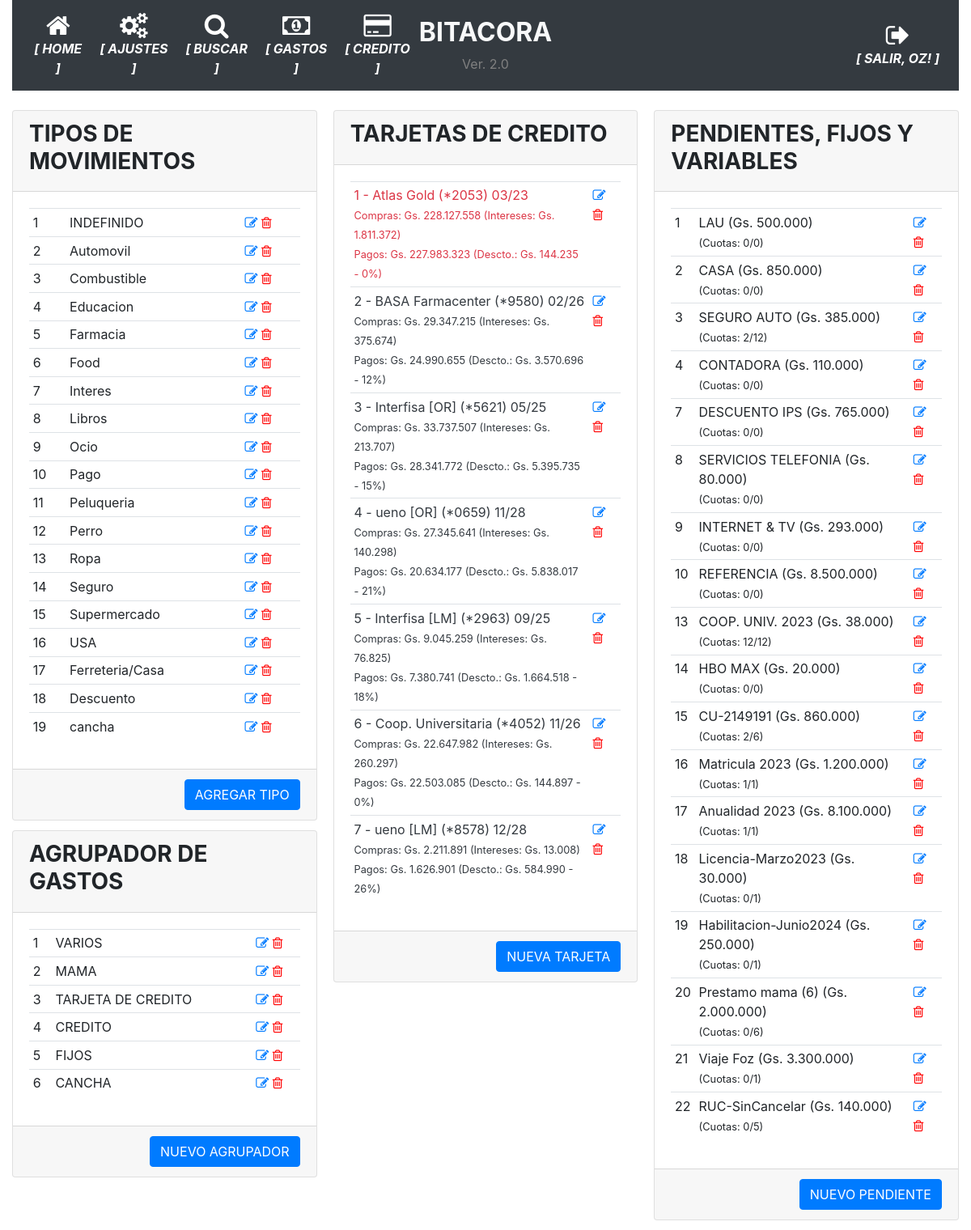
Before: /parametrico (signed in) with the older database file.
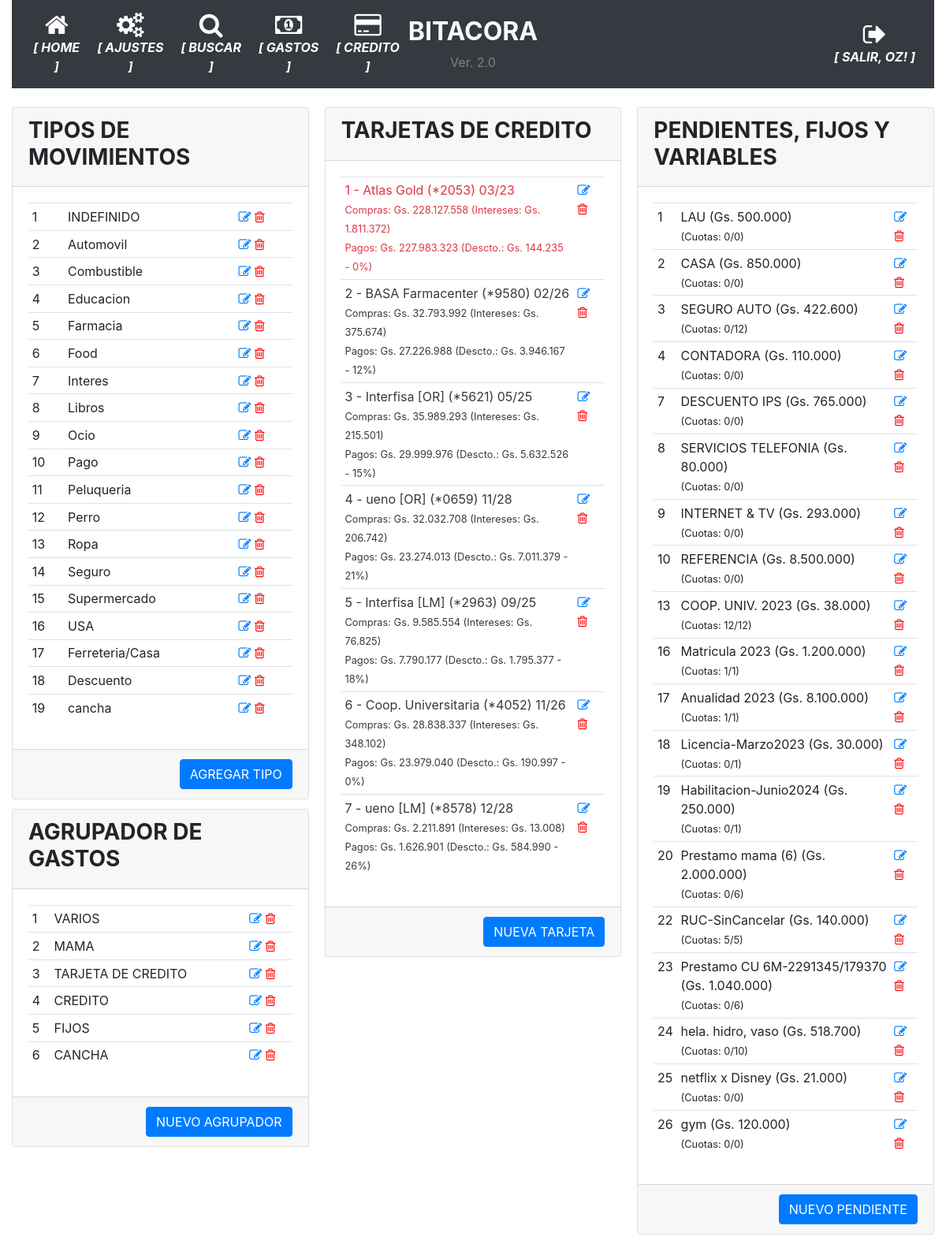
After: the same page with the newer database file.
### app/models.py (models this page shows, shortened)
class User(UserMixin, db.Model):
    id = db.Column(db.Integer, primary_key=True)
    username = db.Column(db.String(64), index=True, unique=True)
    email = db.Column(db.String(120), index=True, unique=True)
    password_hash = db.Column(db.String(128))
    perfil = db.Column(db.String(128))

class TiposMovimiento(db.Model):
    __tablename__='tipos_movimiento'
    id = db.Column(db.Integer, primary_key=True)
    tipo = db.Column(db.String(100), nullable=False)

class AgrupadorGastos(db.Model):
    __tablename__='agrupador_gastos'
    id = db.Column(db.Integer, primary_key=True)
    agrupador = db.Column(db.String(100), nullable=False)

class Tarjetas(db.Model):
    __tablename__='tarjetas'
    id = db.Column(db.Integer, primary_key=True)
    banco = db.Column(db.String(100), nullable=False)
    numero = db.Column(db.String(100), nullable=False)
    vencimiento = db.Column(db.String(10), nullable=False)
    estado = db.Column(db.Boolean, server_default=u'False')

class DeudasPendientes(db.Model):
    __tablename__='deudas_pendientes'
    id = db.Column(db.Integer, primary_key=True)
    descripcion = db.Column(db.String(100), nullable=False)
    monto = db.Column(db.Integer)
    estado = db.Column(db.Boolean, server_default=u'False')
    cuotas = db.Column(db.Integer)
    cuotas_pagadas = db.Column(db.Integer)
    id_agrupador = db.Column(db.Integer, nullable=True)

### app/routes.py (the view)
@app.route('/parametrico', methods=['GET', 'POST'])
@login_required
def parametrico():
    tipos_movimiento = TiposMovimiento.query.all()
    agrupador_gastos = AgrupadorGastos.query.all()
    gastos_fijos = DeudasPendientes.query.all()
    tarjetas = resumenes_tarjeta_macro() # Tarjetas.query.all()
    return render_template('parametrico.html', tipos_movimiento=tipos_movimiento, agrupador_gastos=agrupador_gastos, gastos_fijos=gastos_fijos, tarjetas=tarjetas)

### app/models.py (called while the page is built)
@login.user_loader
def load_user(id):
    return User.query.get(int(id))

### app/utilitarios.py (called while the page is built)
def resumenes_tarjeta_macro():
    estados = []
    for tarjeta in Tarjetas.query.all():
        compras, pagos, descuentos, intereses = balance_puntual_tarjeta(tarjeta.id)
        if compras != 0:
            porcentaje_descuento = int((descuentos * 100) / compras)
        else:
            porcentaje_descuento = 0
        estados.append({'id':tarjeta.id, 'banco': tarjeta.banco, 'numero': tarjeta.numero, 'vencimiento': tarjeta.vencimiento, 'estado': tarjeta.estado, 'compras': compras, 'pagos': pagos, 'descuentos': descuentos, 'intereses': intereses, 'porcentaje': porcentaje_descuento})
    return estados

### app/templates/parametrico.html (shortened to what this page needs)
{% extends "base.html" %}
{% block main %}
<div class="card-columns">
    <div class="card">
        <div class="card-header">
            <h3><strong>TIPOS DE MOVIMIENTOS</strong></h3>
        </div>
        <div class="card-body">
            <div>
                <table class="table table-sm">
                    {% for tipo in tipos_movimiento %}
                    <tr>
                        <td>{{ tipo.id }}</td>
                        <td>{{ tipo.tipo }}</td>
                        <td class="align-self-end">
                            <a href="{{ url_for('modificar_parametrico', parametrico_id=tipo.id, origen='TIPOS') }}"><i class="fa fa-pencil-square-o"></i></a>
                            <a href="{{ url_for('borrar_parametrico', parametrico_id=tipo.id, origen='TIPOS') }}" style="color:red"><i class="fa fa-trash-o"></i></a>
                        </td>
                    </tr>
                    {% endfor %}
                </table>
            </div>
        </div>
        <div class="card-footer text-muted text-right">
            <a href="{{ url_for('nuevo_parametrico', origen='TIPOS') }}" class="btn btn-primary">AGREGAR TIPO</a>
        </div>
    </div>
    <div class="card">
        <div class="card-header">
            <h3><strong>AGRUPADOR DE GASTOS</strong></h3>
        </div>
        <div class="card-body">
            <div>
                <table class="table table-sm">
                    {% for agrupador in agrupador_gastos %}
                    <tr>
                        <td>{{ agrupador.id }}</td>
                        <td>{{ agrupador.agrupador }}</td>
                        <td class="align-self-end">
                            <a href="{{ url_for('modificar_parametrico', parametrico_id=agrupador.id, origen='AGRUPADORES') }}"><i class="fa fa-pencil-square-o"></i></a>
                            <a href="{{ url_for('borrar_parametrico', parametrico_id=agrupador.id, origen='AGRUPADORES') }}" style="color:red"><i class="fa fa-trash-o"></i></a>
                        </td>
                    </tr>
                    {% endfor %}
                </table>
            </div>
        </div>
        <div class="card-footer text-muted text-right">
            <a href="{{ url_for('nuevo_parametrico', origen='AGRUPADORES') }}" class="btn btn-primary">NUEVO AGRUPADOR</a>
        </div>
    </div>
    <div class="card">
        <div class="card-header">
            <h3><strong>TARJETAS DE CREDITO</strong></h3>
        </div>
        <div class="card-body">
            <div>
                <table class="table table-sm">
                    {% for tarjeta in tarjetas %}
                    <tr class="{{ 'text-dark' if tarjeta.estado else 'text-danger' }}">
                        <td>
                            <div>{{ tarjeta.id }} - {{ tarjeta.banco }} (*{{ tarjeta.numero }})
                                {{ tarjeta.vencimiento }}</div>
                                <small>Compras: {{ "Gs. {:,.0f}".format(tarjeta.compras).replace(",", ".") }} (Intereses: {{ "Gs. {:,.0f}".format(tarjeta.intereses).replace(",", ".") }})</small><br>
                                <small>Pagos: {{ "Gs. {:,.0f}".format(tarjeta.pagos).replace(",", ".") }} (Descto.: {{ "Gs. {:,.0f}".format(tarjeta.descuentos).replace(",", ".") }} - {{ tarjeta.porcentaje }}%)</small>
                            </div>
                        </td>
                        <td class="align-self-end vertical-align:top">
                            <a href="{{ url_for('modificar_tarjeta', tarjeta_id=tarjeta.id) }}"><i class="fa fa-pencil-square-o"></i></a>
                            <a href="{{ url_for('borrar_tarjeta', tarjeta_id=tarjeta.id) }}" style="color:red"><i class="fa fa-trash-o"></i></a>
                        </td>
                    </tr>
                    {% endfor %}
        <div class="card-footer text-muted text-right">
            <a href="{{ url_for('nueva_tarjeta') }}" class="btn btn-primary">NUEVA TARJETA</a>
        </div>
    <div class="card">
        <div class="card-header">
            <h3><strong>PENDIENTES, FIJOS Y VARIABLES</strong></h3>
        </div>
        <div class="card-body">
            <div>
                <table class="table table-sm">
                    {% for fijo in gastos_fijos %}
                    <tr>
                        <td>{{ fijo.id }}</td>
                        <td>{{ fijo.descripcion }} ({{ "Gs. {:,.0f}".format(fijo.monto).replace(",", ".") }})<br><small>(Cuotas: {{ fijo.cuotas_pagadas }}/{{ fijo.cuotas }})</small></td>
                        <td class="align-self-end">
                            <a href="{{ url_for('modificar_pendiente', pendiente_id=fijo.id) }}"><i class="fa fa-pencil-square-o"></i></a>
                            <a href="{{ url_for('borrar_pendiente', pendiente_id=fijo.id) }}" style="color:red"><i class="fa fa-trash-o"></i></a>
                        </td>
                    </tr>
                    {% endfor %}
                </table>
            </div>
        </div>
        <div class="card-footer text-muted text-right">
            <a href="{{ url_for('nuevo_pendiente') }}" class="btn btn-primary">NUEVO PENDIENTE</a>
        </div>
    </div>
{% endblock %}

### app/templates/base.html (shortened to what this page needs)
<!doctype html>
<html lang="en">
  <head>
    <link rel="stylesheet" href="https://stackpath.bootstrapcdn.com/bootstrap/4.5.0/css/bootstrap.min.css">
    <link rel="stylesheet" href="https://maxcdn.bootstrapcdn.com/font-awesome/4.4.0/css/font-awesome.min.css">
  </head>
  <body>
    <div class="container-fluid">
      <nav class="navbar navbar-expand-md navbar-dark bg-dark">
        <div class="navbar-collapse collapse w-100 order-1 order-md-0 dual-collapse2">
            <ul class="navbar-nav mr-auto text-center">
              <li class="nav-item active">
                <a href="{{ url_for('index') }}" class="nav-link d-flex flex-column">
                <i class="fa fa-home fa-2x"></i>
                <span class="d-none d-sm-inline"><i><strong>[ HOME ]</strong></i></span></a>
              </li>
              <li class="nav-item active">
                <a href="{{ url_for('parametrico') }}" class="nav-link d-flex flex-column">
                <i class="fa fa-cogs fa-2x"></i>
                <span class="d-none d-sm-inline"><i><strong>[ AJUSTES ]</strong></i></span></a>
              </li>
              <li class="nav-item active">
                <a href="{{ url_for('busqueda') }}" class="nav-link d-flex flex-column">
                <i class="fa fa-search fa-2x"></i>
                <span class="d-none d-sm-inline"><i><strong>[ BUSCAR ]</strong></i></span></a>
              </li>
              <li class="nav-item active">
                <a href="{{ url_for('historico_gastos_detalle', periodo='') }}" class="nav-link d-flex flex-column">
                <i class="fa fa-money fa-2x"></i>
                <span class="d-none d-sm-inline"><i><strong>[ GASTOS ]</strong></i></span></a>
              </li>
              <li class="nav-item active">
                <a href="{{ url_for('movimientos_mes', mes='') }}" class="nav-link d-flex flex-column">
                <i class="fa fa-credit-card fa-2x"></i>
                <span class="d-none d-sm-inline"><i><strong>[ CREDITO ]</strong></i></span></a>
              </li>
            </ul>
        </div>
        <div class="mx-auto order-0 text-center">
            <h2 class="mx-auto text-light"><strong>BITACORA</strong></h2>
            <span style="color: grey">Ver. 2.0</span>
        </div>
        <div class="navbar-collapse collapse w-100 order-3 dual-collapse2">
            <ul class="navbar-nav ml-auto text-center">
              <li class="nav-item active">
                {% if current_user.is_anonymous %}
                  <a href="{{ url_for('logout') }}" class="nav-link d-flex flex-column">
                  <i class="fa fa-sign-in fa-2x"></i>
                  <span class="d-none d-sm-inline"><i><strong>[ ACCEDER ]</strong></i></span></a>
                {% else %}
                  <a href="{{ url_for('logout') }}" class="nav-link d-flex flex-column">
                  <i class="fa fa-sign-out fa-2x"></i>
                  <span class="d-none d-sm-inline"><i><strong>[ SALIR, {{ current_user.username | upper }}! ]</strong></i></span></a>
                {% endif %}
              </li>
            </ul>
        </div>
    </nav>
    <br>
      <div>
        {% block main %}{% endblock %}
  </body>
</html>

Changed rows visible on the page:
removed DeudasPendientes: id "14", descripcion "HBO MAX", monto "Gs. 20.000", cuotas_pagadas "0", cuotas "0"
removed DeudasPendientes: id "15", descripcion "CU-2149191", monto "Gs. 860.000", cuotas_pagadas "2", cuotas "6"
removed DeudasPendientes: id "21", descripcion "Viaje Foz", monto "Gs. 3.300.000", cuotas_pagadas "0", cuotas "1"
computed for Tarjetas "BASA Farmacenter": compras "Gs. 29.347.215" → "Gs. 32.793.992"; pagos "Gs. 24.990.655" → "Gs. 27.226.988"; descuentos "Gs. 3.570.696" → "Gs. 3.946.167"
computed for Tarjetas "Interfisa [OR]": compras "Gs. 33.737.507" → "Gs. 35.989.293"; intereses "Gs. 213.707" → "Gs. 215.501"; pagos "Gs. 28.341.772" → "Gs. 29.999.976"; descuentos "Gs. 5.395.735" → "Gs. 5.632.526"
computed for Tarjetas "ueno [OR]": compras "Gs. 27.345.641" → "Gs. 32.032.708"; intereses "Gs. 140.298" → "Gs. 206.742"; pagos "Gs. 20.634.177" → "Gs. 23.274.013"; descuentos "Gs. 5.838.017" → "Gs. 7.011.379"
computed for Tarjetas "Interfisa [LM]": compras "Gs. 9.045.259" → "Gs. 9.585.554"; pagos "Gs. 7.380.741" → "Gs. 7.790.177"; descuentos "Gs. 1.664.518" → "Gs. 1.795.377"
computed for Tarjetas "Coop. Universitaria": compras "Gs. 22.647.982" → "Gs. 28.838.337"; intereses "Gs. 260.297" → "Gs. 348.102"; pagos "Gs. 22.503.085" → "Gs. 23.979.040"; descuentos "Gs. 144.897" → "Gs. 190.997"
changed DeudasPendientes "SEGURO AUTO": monto "Gs. 385.000" → "Gs. 422.600"; cuotas_pagadas "2" → "0"
changed DeudasPendientes "RUC-SinCancelar": cuotas_pagadas "0" → "5"
added DeudasPendientes: id "23", descripcion "Prestamo CU 6M-2291345/179370", monto "Gs. 1.040.000", cuotas_pagadas "0", cuotas "6"
added DeudasPendientes: id "24", descripcion "hela. hidro, vaso", monto "Gs. 518.700", cuotas_pagadas "0", cuotas "10"
added DeudasPendientes: id "25", descripcion "netflix x Disney", monto "Gs. 21.000", cuotas_pagadas "0", cuotas "0"
added DeudasPendientes: id "26", descripcion "gym", monto "Gs. 120.000", cuotas_pagadas "0", cuotas "0"
